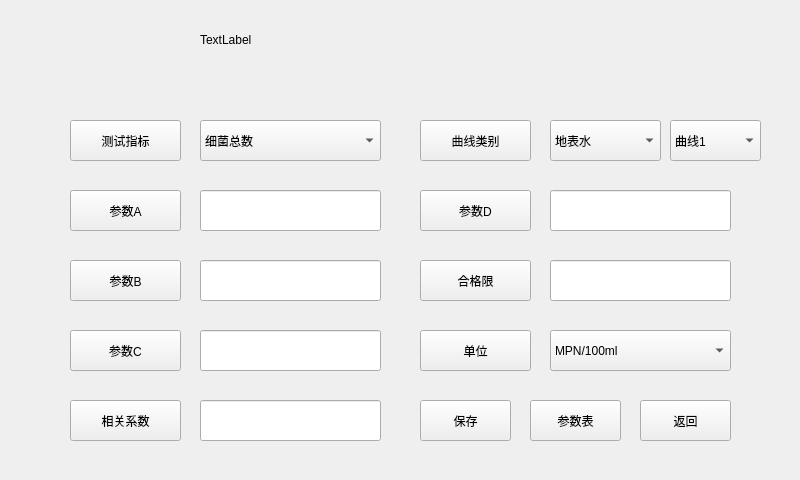
<?xml version="1.0" encoding="UTF-8"?>
<ui version="4.0">
 <class>ParaSetting</class>
 <widget class="QWidget" name="ParaSetting">
  <property name="geometry">
   <rect>
    <x>0</x>
    <y>0</y>
    <width>800</width>
    <height>480</height>
   </rect>
  </property>
  <property name="windowTitle">
   <string>Form</string>
  </property>
  <widget class="QPushButton" name="pbTestTarget">
   <property name="geometry">
    <rect>
     <x>70</x>
     <y>120</y>
     <width>111</width>
     <height>41</height>
    </rect>
   </property>
   <property name="text">
    <string>测试指标</string>
   </property>
  </widget>
  <widget class="QPushButton" name="pbParaA">
   <property name="geometry">
    <rect>
     <x>70</x>
     <y>190</y>
     <width>111</width>
     <height>41</height>
    </rect>
   </property>
   <property name="text">
    <string>参数A</string>
   </property>
  </widget>
  <widget class="QPushButton" name="pbParaB">
   <property name="geometry">
    <rect>
     <x>70</x>
     <y>260</y>
     <width>111</width>
     <height>41</height>
    </rect>
   </property>
   <property name="text">
    <string>参数B</string>
   </property>
  </widget>
  <widget class="QPushButton" name="pbParaC">
   <property name="geometry">
    <rect>
     <x>70</x>
     <y>330</y>
     <width>111</width>
     <height>41</height>
    </rect>
   </property>
   <property name="text">
    <string>参数C</string>
   </property>
  </widget>
  <widget class="QPushButton" name="pbUnit">
   <property name="geometry">
    <rect>
     <x>420</x>
     <y>330</y>
     <width>111</width>
     <height>41</height>
    </rect>
   </property>
   <property name="text">
    <string>单位</string>
   </property>
  </widget>
  <widget class="QPushButton" name="pbQualim">
   <property name="geometry">
    <rect>
     <x>420</x>
     <y>260</y>
     <width>111</width>
     <height>41</height>
    </rect>
   </property>
   <property name="text">
    <string>合格限</string>
   </property>
  </widget>
  <widget class="QPushButton" name="pbParaClass">
   <property name="geometry">
    <rect>
     <x>420</x>
     <y>120</y>
     <width>111</width>
     <height>41</height>
    </rect>
   </property>
   <property name="text">
    <string>曲线类别</string>
   </property>
  </widget>
  <widget class="QPushButton" name="pbParaD">
   <property name="geometry">
    <rect>
     <x>420</x>
     <y>190</y>
     <width>111</width>
     <height>41</height>
    </rect>
   </property>
   <property name="text">
    <string>参数D</string>
   </property>
  </widget>
  <widget class="QLineEdit" name="leParaA">
   <property name="geometry">
    <rect>
     <x>200</x>
     <y>190</y>
     <width>181</width>
     <height>41</height>
    </rect>
   </property>
   <property name="alignment">
    <set>Qt::AlignCenter</set>
   </property>
  </widget>
  <widget class="QLineEdit" name="leParaB">
   <property name="geometry">
    <rect>
     <x>200</x>
     <y>260</y>
     <width>181</width>
     <height>41</height>
    </rect>
   </property>
   <property name="alignment">
    <set>Qt::AlignCenter</set>
   </property>
  </widget>
  <widget class="QLineEdit" name="leParaC">
   <property name="geometry">
    <rect>
     <x>200</x>
     <y>330</y>
     <width>181</width>
     <height>41</height>
    </rect>
   </property>
   <property name="alignment">
    <set>Qt::AlignCenter</set>
   </property>
  </widget>
  <widget class="QLineEdit" name="leQualim">
   <property name="geometry">
    <rect>
     <x>550</x>
     <y>260</y>
     <width>181</width>
     <height>41</height>
    </rect>
   </property>
   <property name="alignment">
    <set>Qt::AlignCenter</set>
   </property>
  </widget>
  <widget class="QLineEdit" name="leParaD">
   <property name="geometry">
    <rect>
     <x>550</x>
     <y>190</y>
     <width>181</width>
     <height>41</height>
    </rect>
   </property>
   <property name="alignment">
    <set>Qt::AlignCenter</set>
   </property>
  </widget>
  <widget class="QComboBox" name="cbTestTarget">
   <property name="geometry">
    <rect>
     <x>200</x>
     <y>120</y>
     <width>181</width>
     <height>41</height>
    </rect>
   </property>
   <item>
    <property name="text">
     <string>细菌总数</string>
    </property>
   </item>
  </widget>
  <widget class="QComboBox" name="cbUnit">
   <property name="geometry">
    <rect>
     <x>550</x>
     <y>330</y>
     <width>181</width>
     <height>41</height>
    </rect>
   </property>
   <item>
    <property name="text">
     <string>MPN/100ml</string>
    </property>
   </item>
   <item>
    <property name="text">
     <string>MPN/L</string>
    </property>
   </item>
   <item>
    <property name="text">
     <string>CFU/mL</string>
    </property>
   </item>
  </widget>
  <widget class="QComboBox" name="cbParaClass">
   <property name="geometry">
    <rect>
     <x>550</x>
     <y>120</y>
     <width>111</width>
     <height>41</height>
    </rect>
   </property>
   <item>
    <property name="text">
     <string>地表水</string>
    </property>
   </item>
   <item>
    <property name="text">
     <string>地下水</string>
    </property>
   </item>
   <item>
    <property name="text">
     <string>水源地</string>
    </property>
   </item>
   <item>
    <property name="text">
     <string>自来水</string>
    </property>
   </item>
   <item>
    <property name="text">
     <string>城市污水</string>
    </property>
   </item>
   <item>
    <property name="text">
     <string>垃圾渗透液</string>
    </property>
   </item>
   <item>
    <property name="text">
     <string>海水</string>
    </property>
   </item>
   <item>
    <property name="text">
     <string>游泳池水</string>
    </property>
   </item>
   <item>
    <property name="text">
     <string>自定义1</string>
    </property>
   </item>
   <item>
    <property name="text">
     <string>自定义2</string>
    </property>
   </item>
  </widget>
  <widget class="QPushButton" name="pbR2">
   <property name="geometry">
    <rect>
     <x>70</x>
     <y>400</y>
     <width>111</width>
     <height>41</height>
    </rect>
   </property>
   <property name="text">
    <string>相关系数</string>
   </property>
  </widget>
  <widget class="QLineEdit" name="leR2">
   <property name="geometry">
    <rect>
     <x>200</x>
     <y>400</y>
     <width>181</width>
     <height>41</height>
    </rect>
   </property>
   <property name="alignment">
    <set>Qt::AlignCenter</set>
   </property>
  </widget>
  <widget class="QLabel" name="lb_Title">
   <property name="geometry">
    <rect>
     <x>200</x>
     <y>20</y>
     <width>400</width>
     <height>40</height>
    </rect>
   </property>
   <property name="text">
    <string>TextLabel</string>
   </property>
  </widget>
  <widget class="QComboBox" name="cbParaClass_2">
   <property name="geometry">
    <rect>
     <x>670</x>
     <y>120</y>
     <width>91</width>
     <height>41</height>
    </rect>
   </property>
   <item>
    <property name="text">
     <string>曲线1</string>
    </property>
   </item>
   <item>
    <property name="text">
     <string>曲线2</string>
    </property>
   </item>
   <item>
    <property name="text">
     <string>曲线3</string>
    </property>
   </item>
   <item>
    <property name="text">
     <string>曲线4</string>
    </property>
   </item>
   <item>
    <property name="text">
     <string>曲线5</string>
    </property>
   </item>
   <item>
    <property name="text">
     <string>曲线6</string>
    </property>
   </item>
   <item>
    <property name="text">
     <string>曲线7</string>
    </property>
   </item>
   <item>
    <property name="text">
     <string>曲线8</string>
    </property>
   </item>
   <item>
    <property name="text">
     <string>曲线9</string>
    </property>
   </item>
   <item>
    <property name="text">
     <string>曲线10</string>
    </property>
   </item>
  </widget>
  <widget class="QPushButton" name="pbExit">
   <property name="geometry">
    <rect>
     <x>640</x>
     <y>400</y>
     <width>91</width>
     <height>41</height>
    </rect>
   </property>
   <property name="text">
    <string>返回</string>
   </property>
  </widget>
  <widget class="QPushButton" name="pbSave">
   <property name="geometry">
    <rect>
     <x>420</x>
     <y>400</y>
     <width>91</width>
     <height>41</height>
    </rect>
   </property>
   <property name="text">
    <string>保存</string>
   </property>
  </widget>
  <widget class="QPushButton" name="pbParaTable">
   <property name="geometry">
    <rect>
     <x>530</x>
     <y>400</y>
     <width>91</width>
     <height>41</height>
    </rect>
   </property>
   <property name="text">
    <string>参数表</string>
   </property>
  </widget>
 </widget>
 <resources/>
 <connections/>
</ui>
